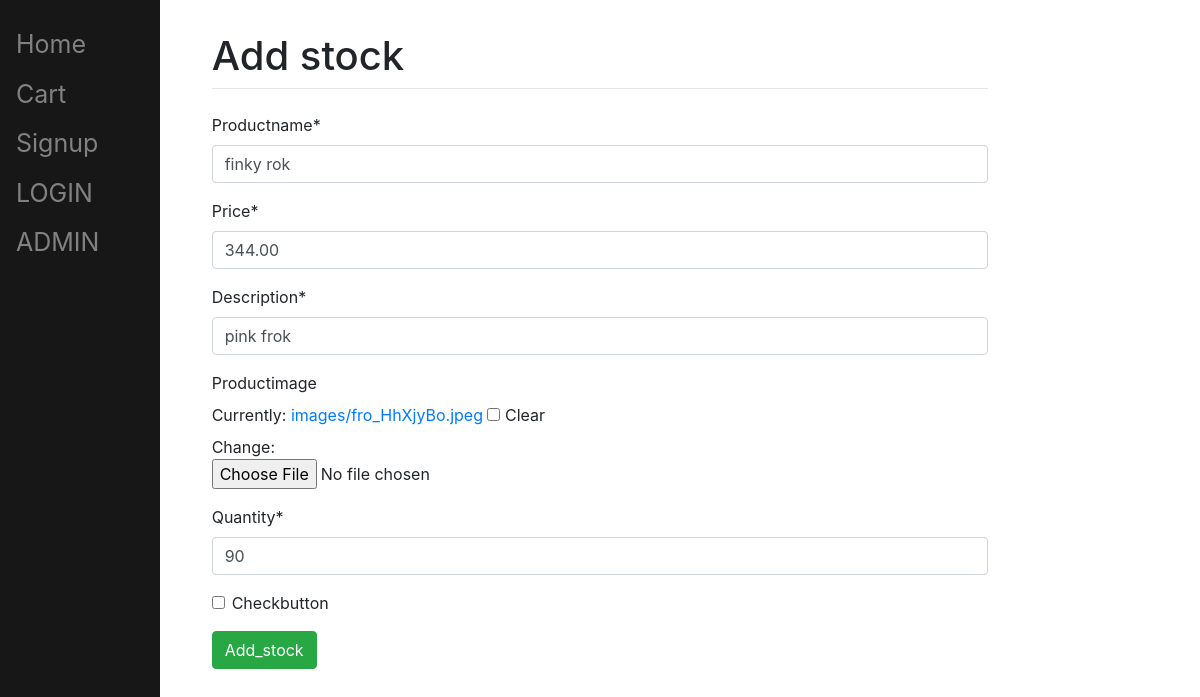
/6/, run on the app's committed database.
### shop/models.py (models this page shows, shortened)
class Product(models.Model):
    user = models.ForeignKey(User, on_delete=models.CASCADE, null=True, blank=True)
    productname = models.CharField(max_length=200, null=True, blank=True)
    price = models.DecimalField(max_digits=5, decimal_places=2, blank=True, null=True)
    description = models.TextField(null=True, blank=True)
    quantity = models.IntegerField(default=2)
    productimage = models.ImageField(upload_to="images/", blank=True, null=True)
    checkbutton = models.BooleanField(default=False, null=True, blank=True)

### shop/views.py (the view)
# urls.py: path('<int:id>/', views.update_stock, name='update_stock'),
def update_stock(request, id):
    item = Product.objects.get(id=id)
    print(item)
    product_data = {
        'productname': item.productname,
        'price': item.price,
        'description': item.description,
        'productimage': item.productimage,
        'quantity': item.quantity,
    }
    form = Addstock(initial=product_data)
    if request.method == "POST":
        if request.user.is_authenticated and request.user.is_admin:
            form = Addstock(request.POST, request.FILES)
            if form.is_valid():
                productname = form.cleaned_data.get('productname')
                price = form.cleaned_data.get('price')
                description = form.cleaned_data.get('description')
                productimage = form.cleaned_data.get('productimage')
                quantity = form.cleaned_data.get('quantity')
                if productimage is None:
                    productimage = item.productimage
                if productname != item.productname:
                    item.productname = productname
                    item.save()
                if price != item.price:
                    item.price = price
                    item.save()
                if description != item.description:
                    item.description = description
                    item.save()
                if productimage != item.productimage:
                    item.productimage = productimage
                    item.save()
                if quantity != item.quantity:
                    item.quantity = quantity
                    item.save()
                messages.add_message(request, messages.SUCCESS, "item updated")
                return HttpResponseRedirect(reverse('shop:admin_view'))
        else:
            messages.add_message(request, messages.WARNING, "Your'e not admin")
    else:
        form = Addstock(initial=product_data)
    return render(request, 'shop/add_stock.html/', {'form': form})

### shop/form.py
class Addstock(forms.Form):
    productname = forms.CharField(max_length=200)
    price = forms.DecimalField(max_digits=5, decimal_places=2)
    description = forms.CharField()
    productimage = forms.ImageField(required=False)
    quantity = forms.IntegerField()
    checkbutton = forms.BooleanField(required=False)

### shop/templates/shop/add_stock.html (shortened to what this page needs)
{% extends 'shop/base.html' %}
{% load static %}
{% load crispy_forms_tags %}
{% block title %}Add stock {% endblock %}
{% block content %}
<form method="post" class="from-group" enctype="multipart/form-data" action="#">
    {{ form|crispy }}
    <button type="submit" class="btn btn-success">Add_stock</button>
</form>
{% endblock %}

### data on the page
Product: productname "finky rok", price "344.00", description "pink frok", quantity "90"
